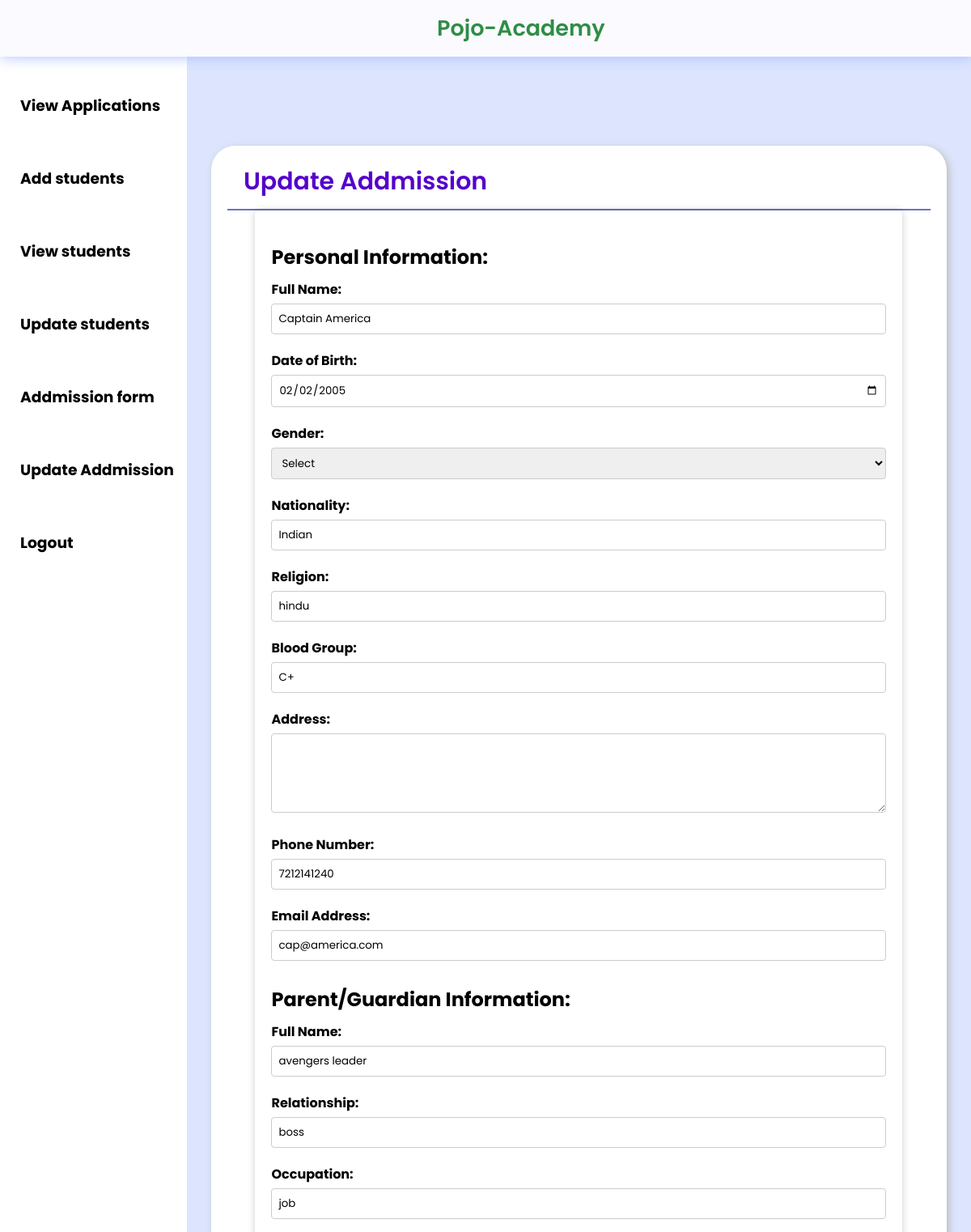
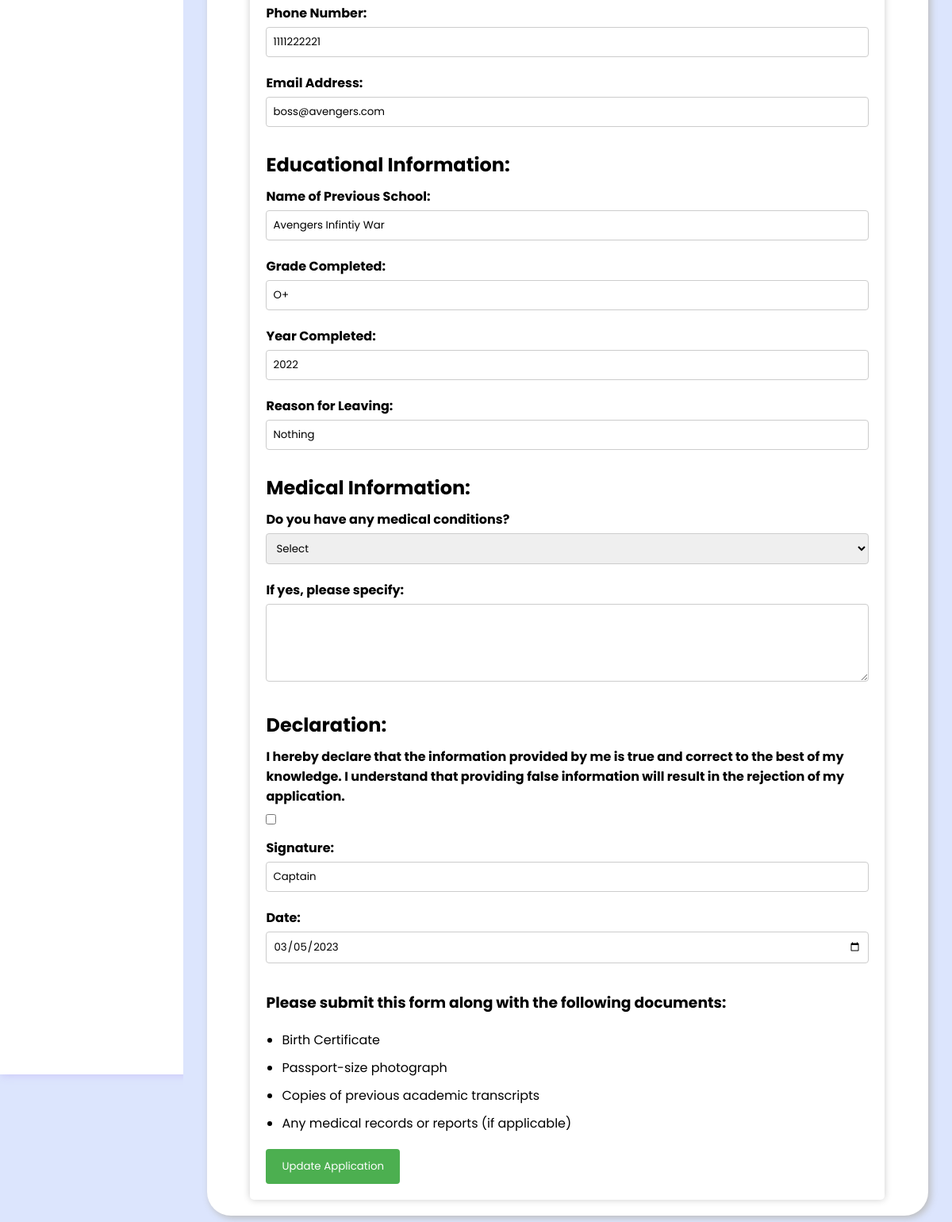
/admin/update_addmission.php?student_id=3 (signed in), run on the app's committed database (2 pictures, top to bottom).
### tables this page shows
CREATE TABLE `addmission_form` (
  `id` int(11) NOT NULL,
  `name` varchar(60) NOT NULL,
  `dob` date NOT NULL,
  `gender` varchar(25) NOT NULL,
  `nationality` varchar(25) NOT NULL,
  `religion` varchar(25) NOT NULL,
  `blood_group` varchar(25) NOT NULL,
  `address` varchar(75) NOT NULL,
  `phone` varchar(50) NOT NULL,
  `email` varchar(75) NOT NULL,
  `parent_name` varchar(50) NOT NULL,
  `relationship` varchar(25) NOT NULL,
  `occupation` varchar(50) NOT NULL,
  `parent_phone` int(100) NOT NULL,
  `parent_email` varchar(50) NOT NULL,
  `prev_school` varchar(50) NOT NULL,
  `grade_completed` varchar(25) NOT NULL,
  `year_completed` varchar(50) NOT NULL,
  `reason_for_leaving` varchar(75) NOT NULL,
  `medical` varchar(25) DEFAULT NULL,
  `medical_conditions_specify` varchar(50) DEFAULT NULL,
  `declaration` varchar(25) DEFAULT NULL,
  `signature` varchar(50) DEFAULT NULL,
  `date` date NOT NULL
);

### admin/update_addmission.php (the view, shortened to what this page needs)
<?php
$host = "localhost";
$user = "root";
$password = "";
$db = "schoolproject";
$data = mysqli_connect($host, $user, $password, $db);
$id = $_GET['student_id'];
$sql = "SELECT * FROM addmission_form WHERE id='$id' ";
$result = mysqli_query($data, $sql);
$info = $result->fetch_assoc();
?>
<!DOCTYPE html>
<html lang="en">
<head>
    <link rel="stylesheet" href="./admin_css/Addmission.css">
</head>
<body>
    <?php
    include 'sidebar_admin.php';
    ?>
    <div class="main">
        <div class="report-container">
            <div class="report-header">
                <h1 class="recent-Articles">Update Addmission</h1>
            </div>
            <form action="#" method="post" autocomplete="off">
                <h2>Personal Information:</h2>
                <label>Full Name:</label>
                <input type="text" name="name" value="<?php echo "{$info['name']}"; ?>" required>
                <label>Date of Birth:</label>
                <input type="date" name="dob" value="<?php echo "{$info['dob']}"; ?>" required>
                <label>Gender:</label>
                <select name="gender" value="<?php echo "{$info['gender']}"; ?>" required>
                    <option value="">Select</option>
                </select>
                <label>Nationality:</label>
                <input type="text" name="nationality" value="<?php echo "{$info['nationality']}"; ?>" required>
                <label>Religion:</label>
                <input type="text" name="religion" value="<?php echo "{$info['religion']}"; ?>" required>
                <label>Blood Group:</label>
                <input type="text" name="blood_group" value="<?php echo "{$info['blood_group']}"; ?>" required>
                <label>Address:</label>
                <textarea name="address" value="<?php echo "{$info['address']}"; ?>" rows="4" cols="30" required></textarea>
                <label>Phone Number:</label>
                <input type="tel" name="phone" value="<?php echo "{$info['phone']}"; ?>" required>
                <label>Email Address:</label>
                <input type="email" name="email" value="<?php echo "{$info['email']}"; ?>" required>
                <h2>Parent/Guardian Information:</h2>
                <label>Full Name:</label>
                <input type="text" name="parent_name" value="<?php echo "{$info['parent_name']}"; ?>" required>
                <label>Relationship:</label>
                <input type="text" name="relationship" value="<?php echo "{$info['relationship']}"; ?>" required>
                <label>Occupation:</label>
                <input type="text" name="occupation" value="<?php echo "{$info['occupation']}"; ?>" required>
                <label>Phone Number:</label>
                <input type="tel" name="parent_phone" value="<?php echo "{$info['parent_phone']}"; ?>" required>
                <label>Email Address:</label>
                <input type="email" name="parent_email" value="<?php echo "{$info['parent_email']}"; ?>" required>
                <h2>Educational Information:</h2>
                <label>Name of Previous School:</label>
                <input type="text" name="prev_school" value="<?php echo "{$info['prev_school']}"; ?>" required>
                <label>Grade Completed:</label>
                <input type="text" name="grade_completed" value="<?php echo "{$info['grade_completed']}"; ?>" required>
                <label>Year Completed:</label>
                <input type="text" name="year_completed" value="<?php echo "{$info['year_completed']}"; ?>" required>
                <label>Reason for Leaving:</label>
                <input type="text" name="reason_for_leaving" value="<?php echo "{$info['reason_for_leaving']}"; ?>" required>
                <h2>Medical Information:</h2>
                <label>Do you have any medical conditions?</label>
                <select name="medical" value="<?php echo "{$info['medical']}"; ?>" required>
                    <option value="">Select</option>
                </select>
                <label>If yes, please specify:</label>
                <textarea name="medical_conditions_specify" value="<?php echo "{$info['medical_conditions_specify']}"; ?>" rows="4" cols="30"></textarea>
                <h2>Declaration:</h2>
                <label>I hereby declare that the information provided by me is true and correct to the best of my
                    knowledge. I understand that providing false information will result in the rejection of my
                    application.</label>
                <input type="checkbox" name="declaration" value="<?php echo "{$info['declaration']}"; ?>" required>
                <label>Signature:</label>
                <input type="text" name="signature" value="<?php echo "{$info['signature']}"; ?>" required>
                <label>Date:</label>
                <input type="date" name="date" value="<?php echo "{$info['date']}"; ?>" required>
                <br><br>
                <h3>Please submit this form along with the following documents:</h3>
                <ul>
                    <li>Birth Certificate</li>
                    <li>Passport-size photograph</li>
                    <li>Copies of previous academic transcripts</li>
                    <li>Any medical records or reports (if applicable)</li>
                </ul>
                <input type="submit" name="update_app" value="Update Application">
            </form>
        </div>
</body>
</html>

### admin/admin_css/Addmission.css (style rules this page uses)
body { font-family: Arial, sans-serif; background-color: #f2f2f2; }
h1 { text-align: center; }
h2 { margin-top: 20px; }
form { max-width: 800px; margin: 0 auto; padding: 20px; background-color: #fff; border-radius: 5px; box-shadow: 0 0 10px rgba(0, 0, 0, 0.2); }
label { display: block; margin-top: 10px; font-weight: bold; }
input[type="text"], input[type="date"], input[type="email"], input[type="tel"], select, textarea { width: 100%; padding: 8px; border: 1px solid #ccc; border-radius: 4px; box-sizing: border-box; margin-top: 5px; margin-bottom: 10px; }
textarea { resize: vertical; }
input[type="checkbox"] { margin-top: 10px; }
input[type="submit"] { background-color: #4CAF50; color: #fff; padding: 12px 20px; border: none; border-radius: 4px; cursor: pointer; }
ul { margin: 20px 0 20px 20px; }
li { margin-bottom: 10px; }

### Styles/Admin.css (style rules this page uses)
* { margin: 0; padding: 0; box-sizing: border-box; font-family: "Poppins", sans-serif; }
:root { --background-color1: #fafaff; --background-color2: #ffffff; --background-color3: #ededed; --background-color4: #cad7fda4; --primary-color: #4b49ac; --secondary-color: #0c007d; --Border-color: #3f0097; --one-use-color: #3f0097; --two-use-color: #5500cb; }
body { background-color: var(--background-color4); max-width: 100%; overflow-x: hidden; }
.main { height: calc(100vh - 70px); width: 87vw; overflow-y: scroll; overflow-x: hidden; padding: 40px 30px 30px 30px; }
.report-container { min-height: 300px; max-width: 1200px; margin: 70px auto 0px auto; background-color: #ffffff; border-radius: 30px; box-shadow: 3px 3px 10px rgb(188, 188, 188); padding: 0px 20px 20px 20px; }
.report-header { height: 80px; width: 100%; display: flex; align-items: center; justify-content: space-between; padding: 20px 20px 10px 20px; border-bottom: 2px solid rgba(0, 20, 151, 0.59); }
.recent-Articles { font-size: 30px; font-weight: 600; color: #5500cb; }

### data on the page
addmission_form: name "Captain America", dob "02/02/2005", nationality "Indian", religion "hindu", blood_group "C+", phone "7212141240", email "cap@america.com", parent_name "avengers leader", relationship "boss", occupation "job", parent_phone "1111222221", parent_email "boss@avengers.com", prev_school "Avengers Infintiy War", grade_completed "O+", year_completed "2022", reason_for_leaving "Nothing", signature "Captain", date "03/05/2023"
